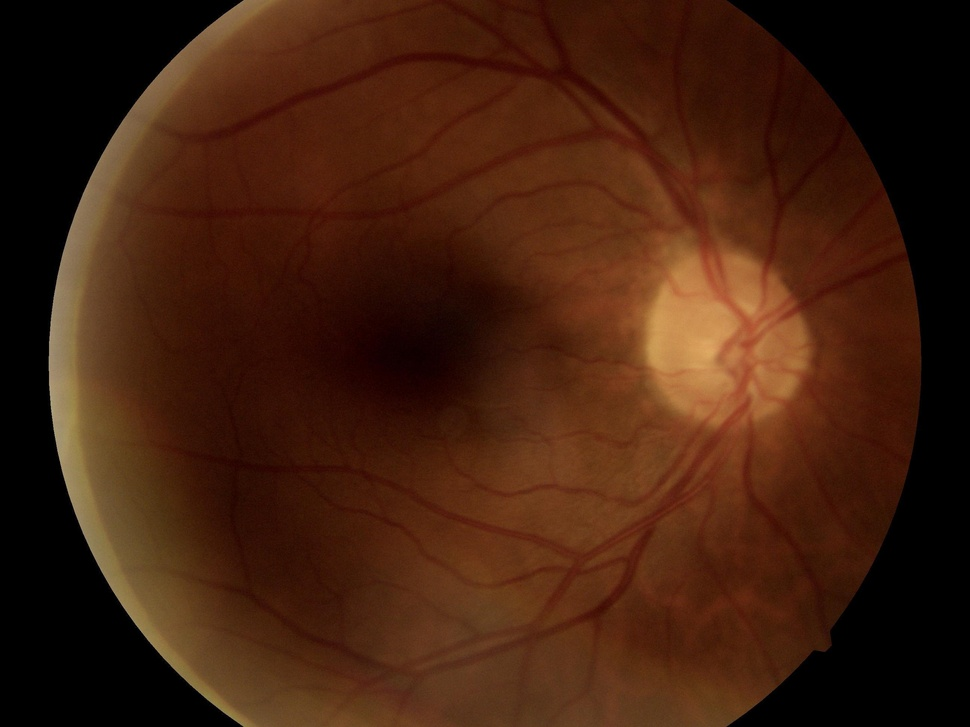
%> input picture dataset/TRAIN100952.jpg, 970 x 727 px, shrunk from 2592 x 1944 before the run
$ octave --eval "result = segmentImage(imread('dataset/TRAIN100952.jpg'));"   (GNU Octave 9; MATLAB toolbox functions it lacks are replaced by stand-ins)
%> lines starting %> are read from the running program, lines starting %| are printed output that depends on the picture; in (x1, y1, x2, y2) boxes, pixels count from 0 and x2, y2 are one past the last pixel; in counts of white or black regions, pixels touching at a corner belong together; the program's own positions count from 1
function [BW,maskedImage] = segmentImage(X)
%segmentImage Segment image using auto-generated code from Image Segmenter app
%  [BW,MASKEDIMAGE] = segmentImage(X) segments image X using auto-generated
%  code from the Image Segmenter app. The final segmentation is returned in
%  BW, and a masked image is returned in MASKEDIMAGE.

% Auto-generated by imageSegmenter app on 07-May-2024
%----------------------------------------------------


% Threshold image with global threshold
BW = imbinarize(im2gray(X));
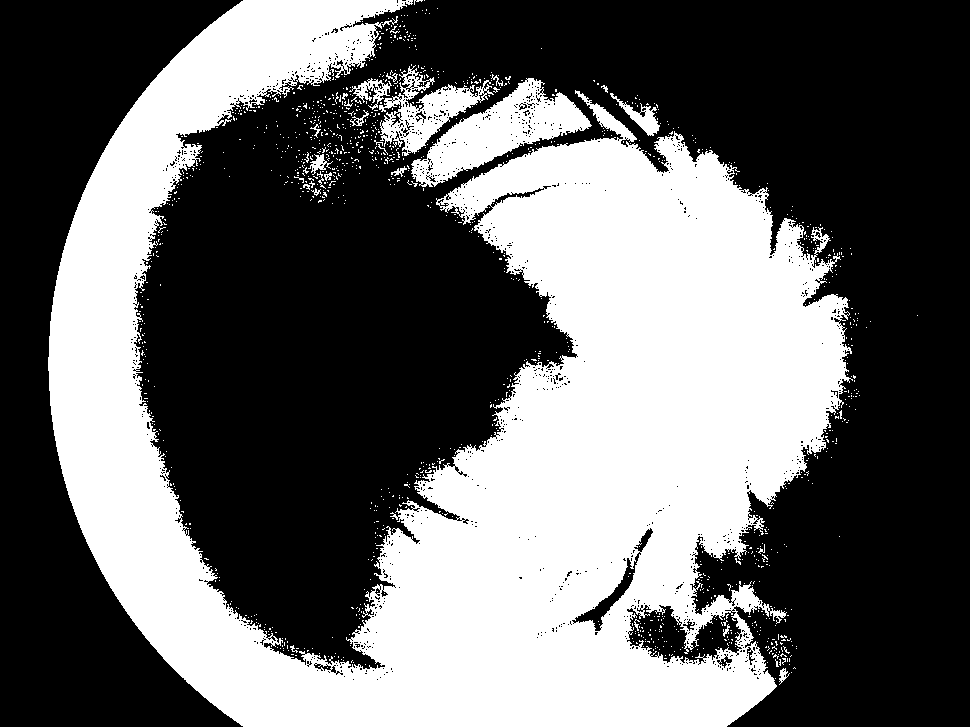
%> BW: size 727x970 logical; 40.3% white; 1249 white regions (1221 under 20 px), largest, box (x1, y1, x2, y2) and area: (48, 0, 853, 727) 267693, (411, 78, 592, 187) 7607, (379, 65, 494, 156) 3656

% Clear borders
BW = imclearborder(BW);
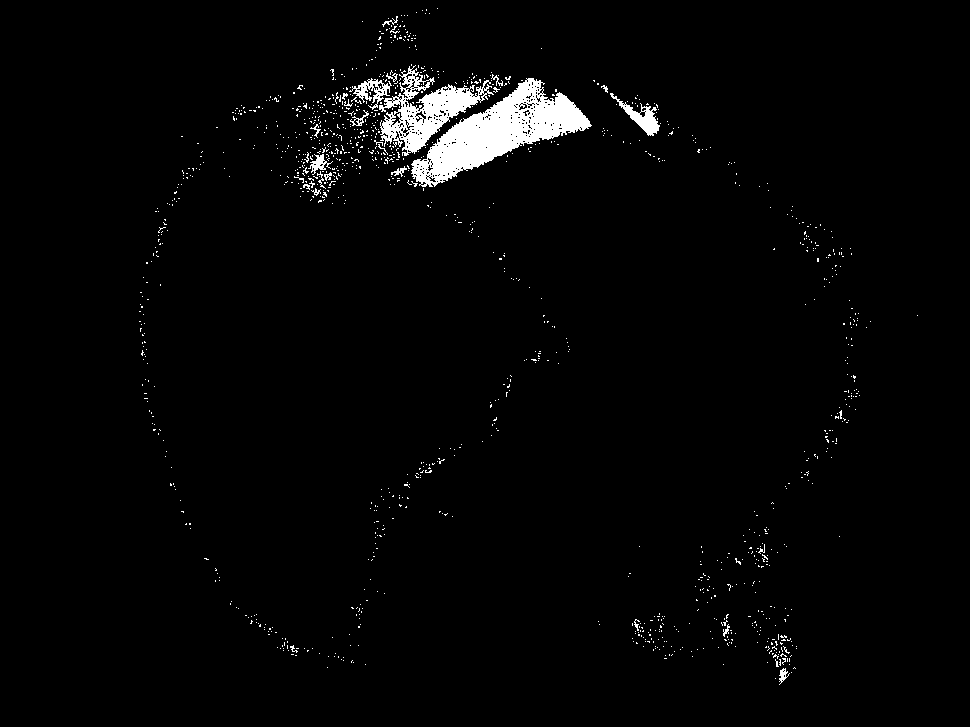
%> BW: size 727x970 logical; 2.3% white; 1246 white regions (1219 under 20 px), largest, box (x1, y1, x2, y2) and area: (411, 78, 592, 187) 7607, (379, 65, 494, 156) 3656, (610, 93, 660, 136) 613

% Open mask with disk
radius = 3;
decomposition = 0;
se = strel('disk', radius, decomposition);
BW = imopen(BW, se);
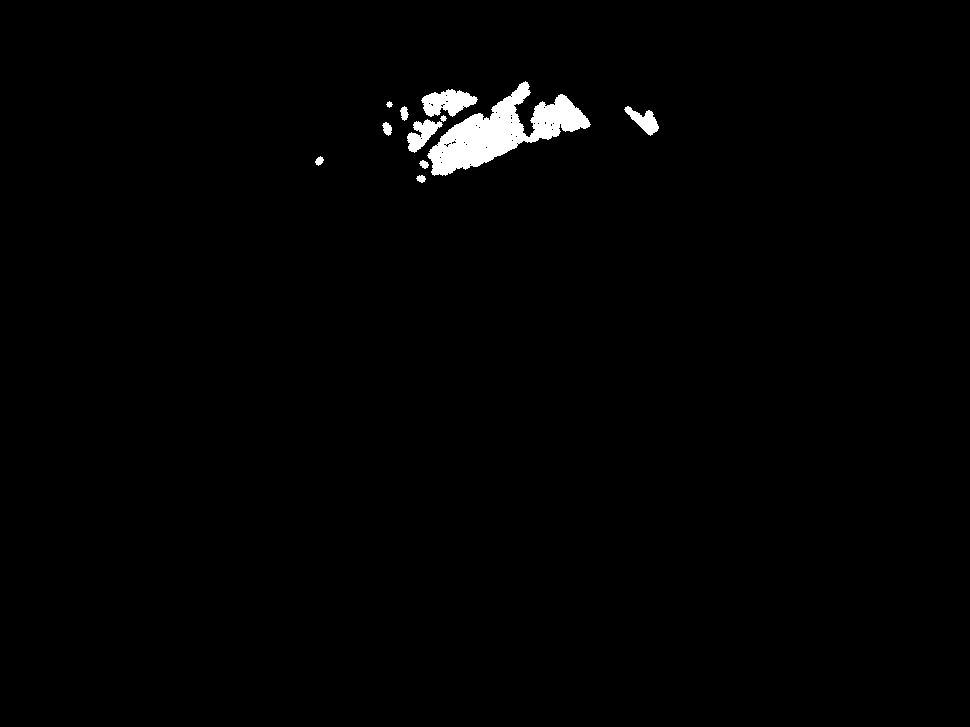
%> BW: size 727x970 logical; 1.2% white; 11 white regions, largest, box (x1, y1, x2, y2) and area: (427, 81, 591, 176) 6116, (421, 89, 478, 117) 990, (407, 119, 443, 153) 597

% Create masked image.
maskedImage = X;
%> maskedImage is the input picture: size 727x970x3 uint8; mean R, G, B 66.6, 32.4, 14.7
maskedImage(~BW) = 0;
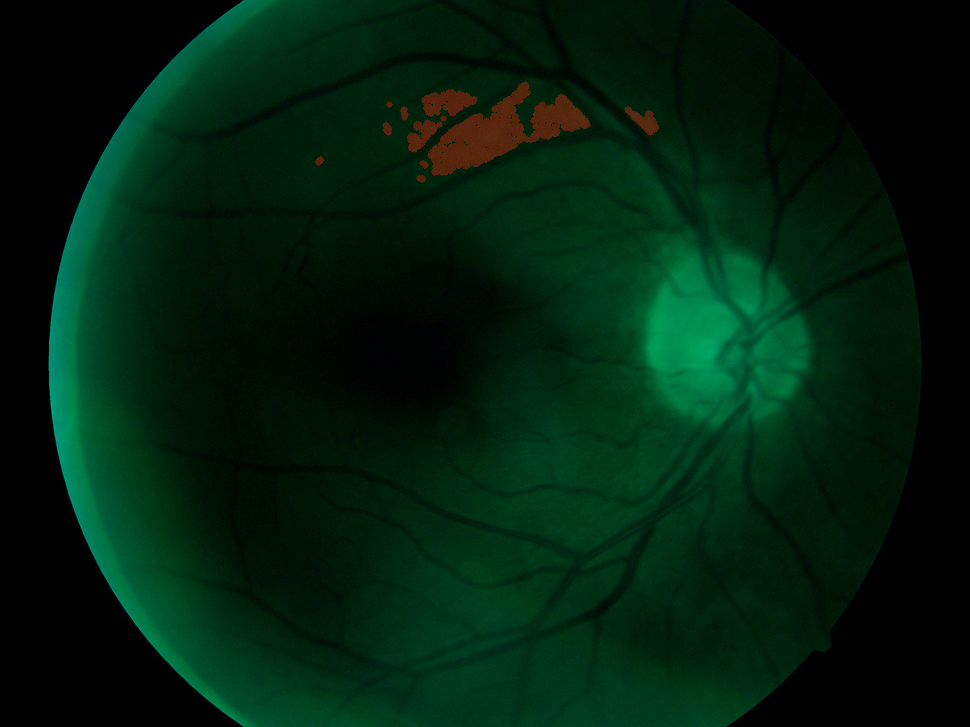
%> maskedImage: size 727x970x3 uint8; mean R, G, B 1.1, 32.4, 14.7
end

$ run again, on dataset/TRAIN100960.jpg
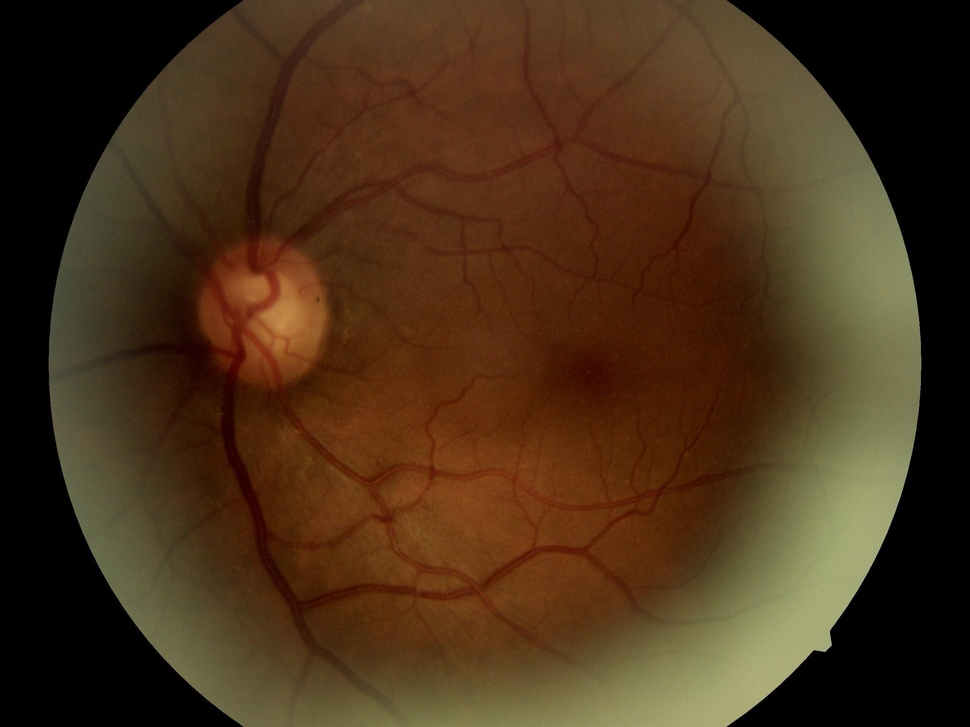
%> input picture dataset/TRAIN100960.jpg, 970 x 727 px, shrunk from 2592 x 1944 before the run
%> in segmentImage, `BW = imbinarize(im2gray(X));`:
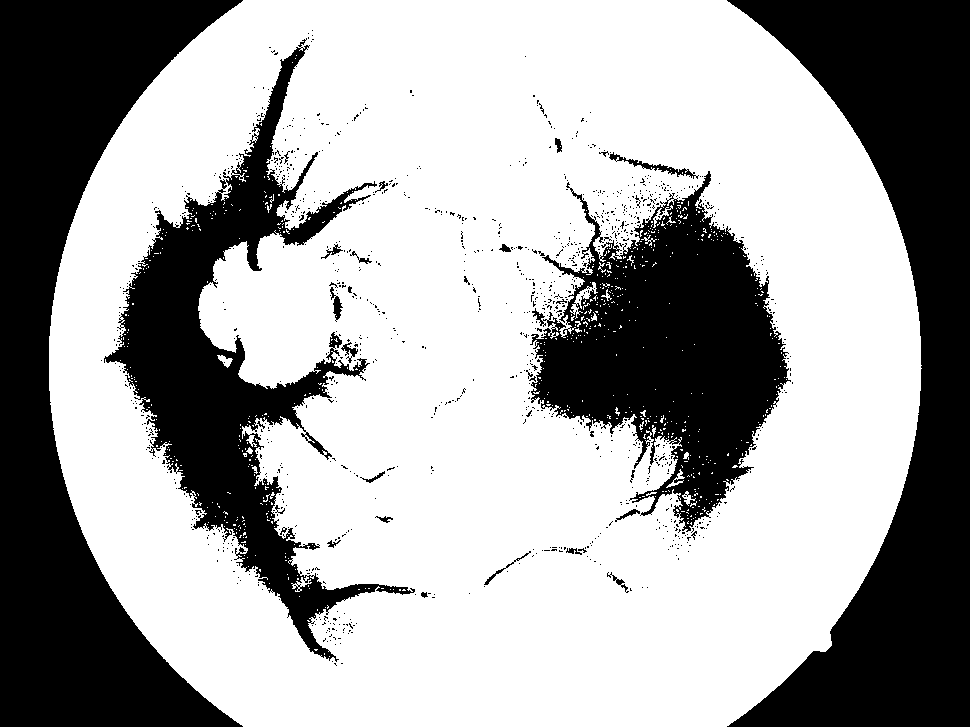
%> BW: size 727x970 logical; 64.5% white; 1078 black regions (1046 under 20 px), largest, box (x1, y1, x2, y2) and area: (0, 0, 243, 727) 77506, (727, 0, 970, 727) 77180, (530, 171, 791, 532) 46713
%> in segmentImage, maskedImage is the input picture: size 727x970x3 uint8; mean R, G, B 72.4, 48.9, 25.4
%> in segmentImage, `maskedImage(~BW) = 0;`:
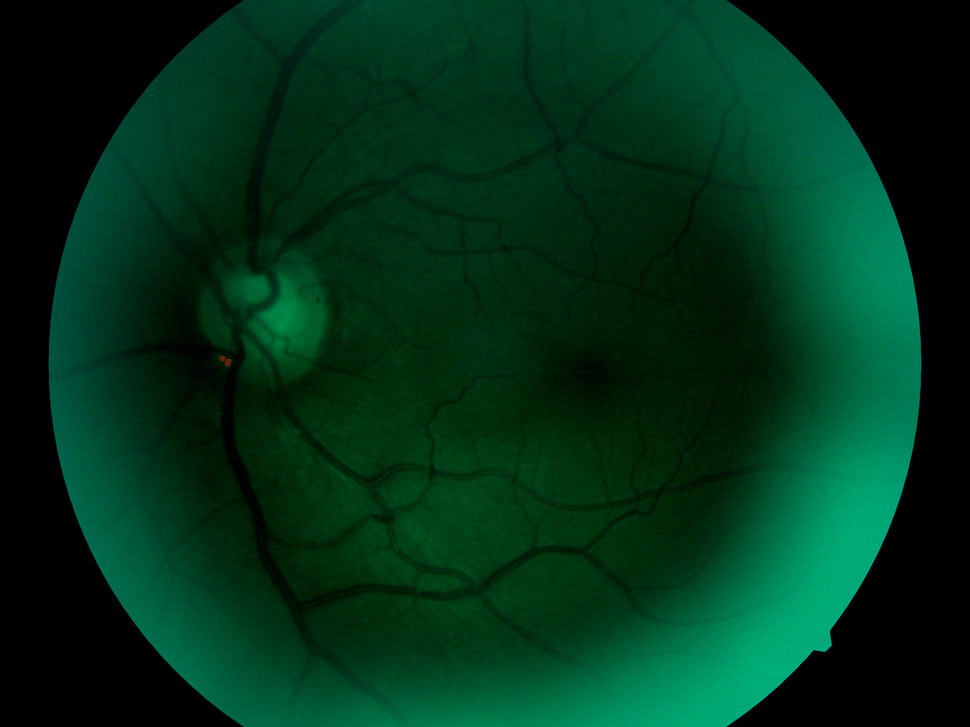
%> maskedImage: size 727x970x3 uint8; mean R, G, B 0, 48.9, 25.4

$ run again, on dataset/TRAIN101008.jpg
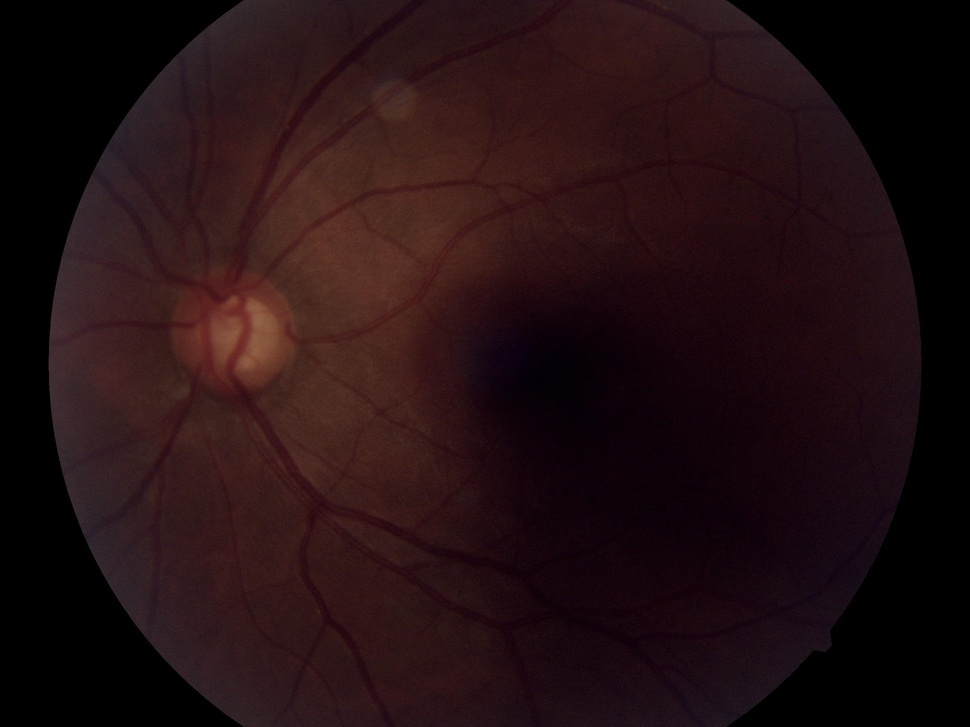
%> input picture dataset/TRAIN101008.jpg, 970 x 727 px, shrunk from 2592 x 1944 before the run
%> in segmentImage, `BW = imbinarize(im2gray(X));`:
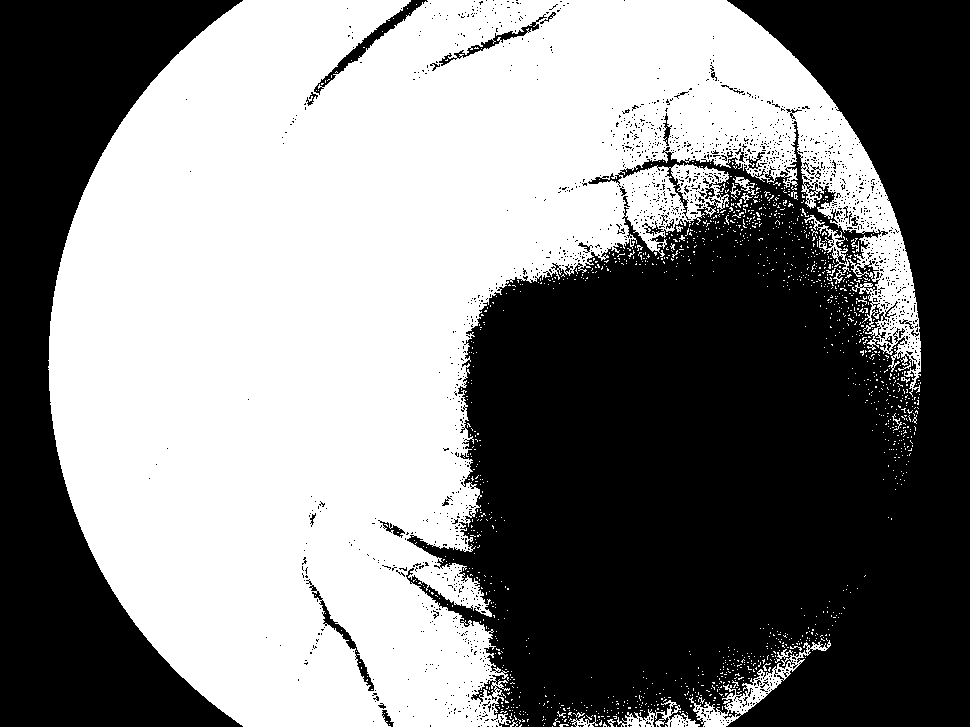
%> BW: size 727x970 logical; 50.3% white; 1602 black regions (1561 under 20 px), largest, box (x1, y1, x2, y2) and area: (406, 0, 970, 727) 265474, (0, 0, 243, 727) 77468, (314, 0, 428, 95) 1149
%> in segmentImage, maskedImage is the input picture: size 727x970x3 uint8; mean R, G, B 34.7, 15.6, 18.1
%> in segmentImage, `maskedImage(~BW) = 0;`:
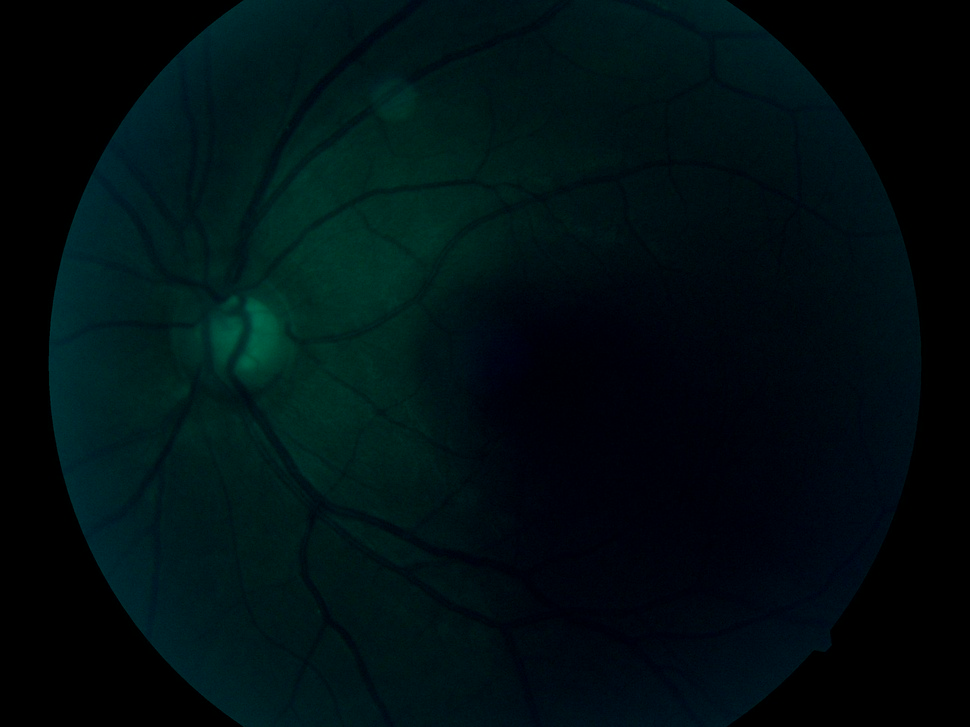
%> maskedImage: size 727x970x3 uint8; mean R, G, B 0, 15.6, 18.1

$ run again, on dataset/TRAIN101009.jpg
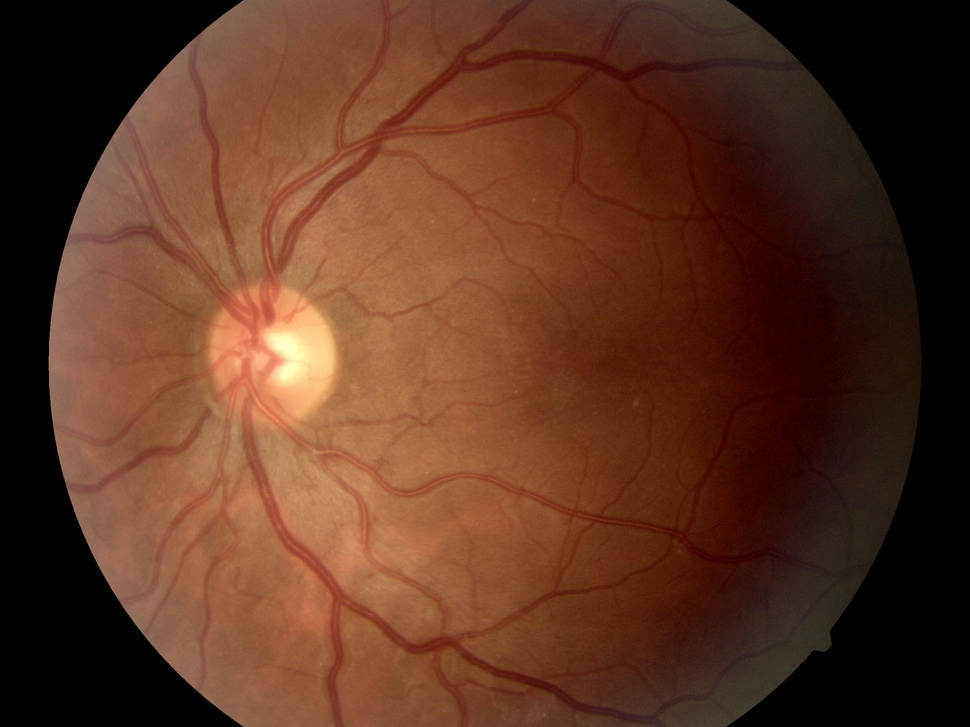
%> input picture dataset/TRAIN101009.jpg, 970 x 727 px, shrunk from 2592 x 1944 before the run
%> in segmentImage, `BW = imbinarize(im2gray(X));`:
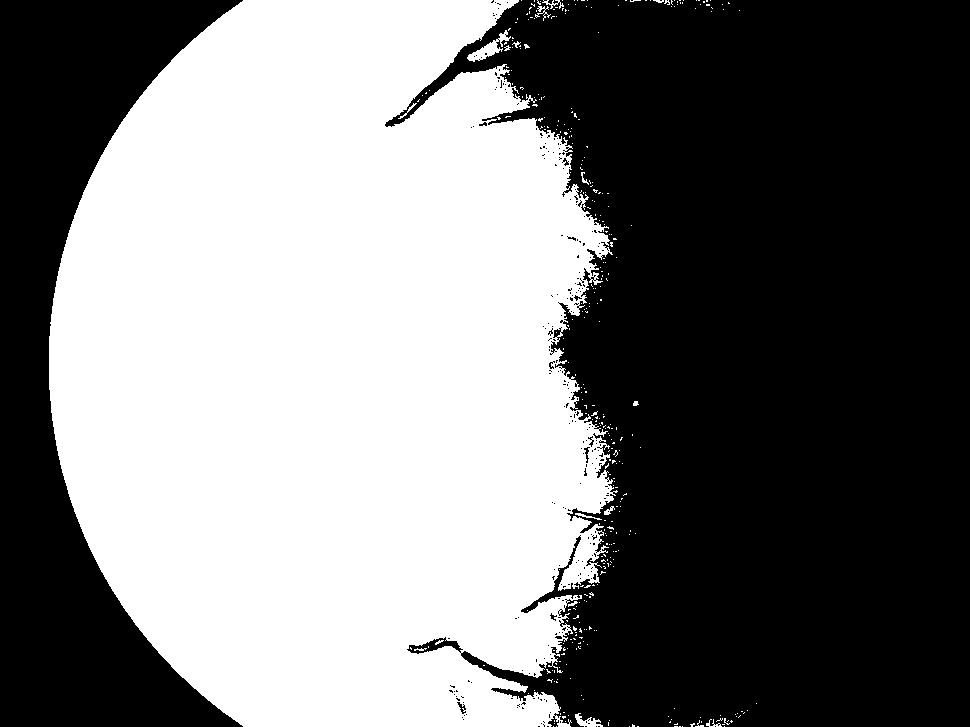
%> BW: size 727x970 logical; 47% white; 381 white regions (363 under 20 px), largest, box (x1, y1, x2, y2) and area: (49, 0, 618, 727) 329222, (467, 30, 511, 62) 424, (575, 713, 603, 727) 183
%> in segmentImage, maskedImage is the input picture: size 727x970x3 uint8; mean R, G, B 91.6, 52.1, 33.8
%> in segmentImage, `maskedImage(~BW) = 0;`:
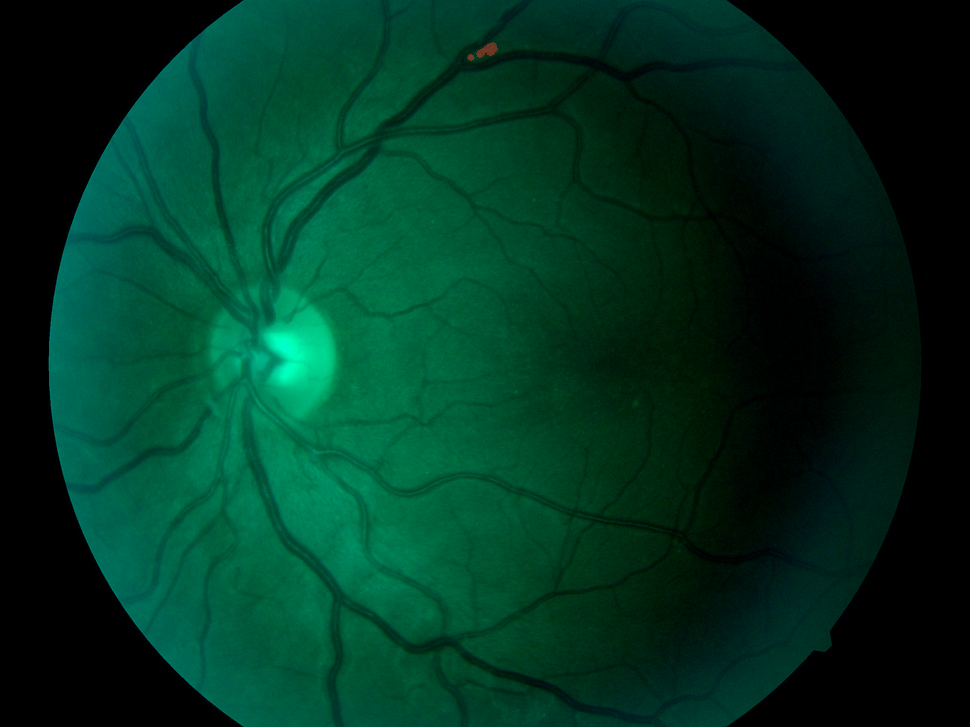
%> maskedImage: size 727x970x3 uint8; mean R, G, B 0, 52.1, 33.8
